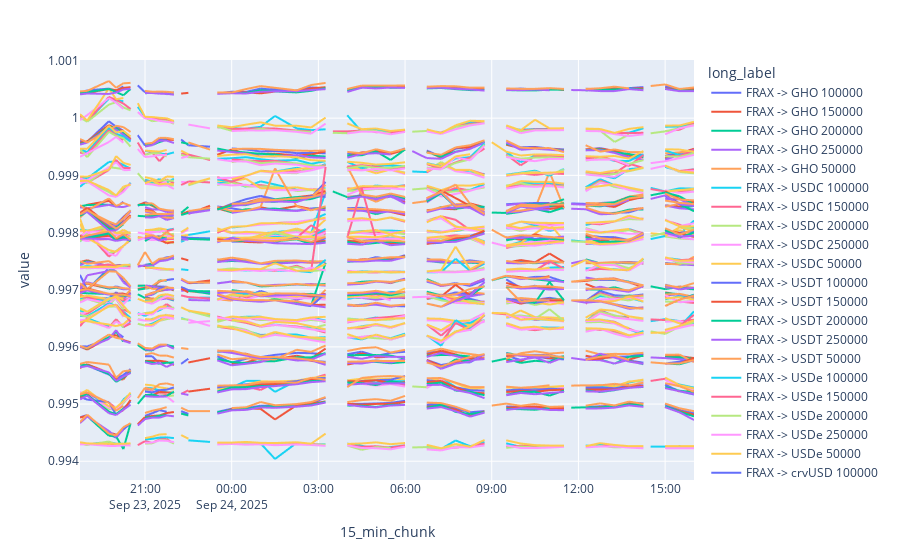

Notebook source saved alongside this figure:
### Code cell
buy_amount_price_over_time = df_unique.pivot(index='15_min_chunk', columns='long_label', values='buy_amount_price')
px.line(buy_amount_price_over_time)
